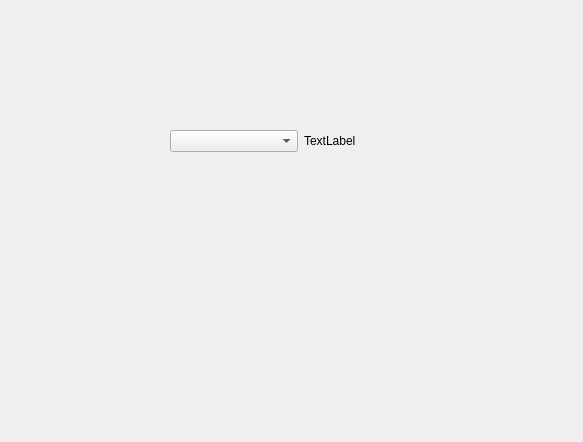
<?xml version="1.0" encoding="UTF-8"?>
<ui version="4.0">
 <class>test</class>
 <widget class="QWidget" name="test">
  <property name="geometry">
   <rect>
    <x>0</x>
    <y>0</y>
    <width>583</width>
    <height>442</height>
   </rect>
  </property>
  <property name="windowTitle">
   <string>Form</string>
  </property>
  <widget class="QWidget" name="gridLayoutWidget">
   <property name="geometry">
    <rect>
     <x>170</x>
     <y>130</y>
     <width>261</width>
     <height>211</height>
    </rect>
   </property>
   <layout class="QGridLayout" name="gridLayout">
    <item row="0" column="0">
     <widget class="QComboBox" name="comboBox"/>
    </item>
    <item row="1" column="0">
     <spacer name="verticalSpacer">
      <property name="orientation">
       <enum>Qt::Orientation::Vertical</enum>
      </property>
      <property name="sizeHint" stdset="0">
       <size>
        <width>20</width>
        <height>40</height>
       </size>
      </property>
     </spacer>
    </item>
    <item row="0" column="1">
     <widget class="QLabel" name="label">
      <property name="text">
       <string>TextLabel</string>
      </property>
     </widget>
    </item>
   </layout>
  </widget>
 </widget>
 <resources/>
 <connections/>
</ui>
